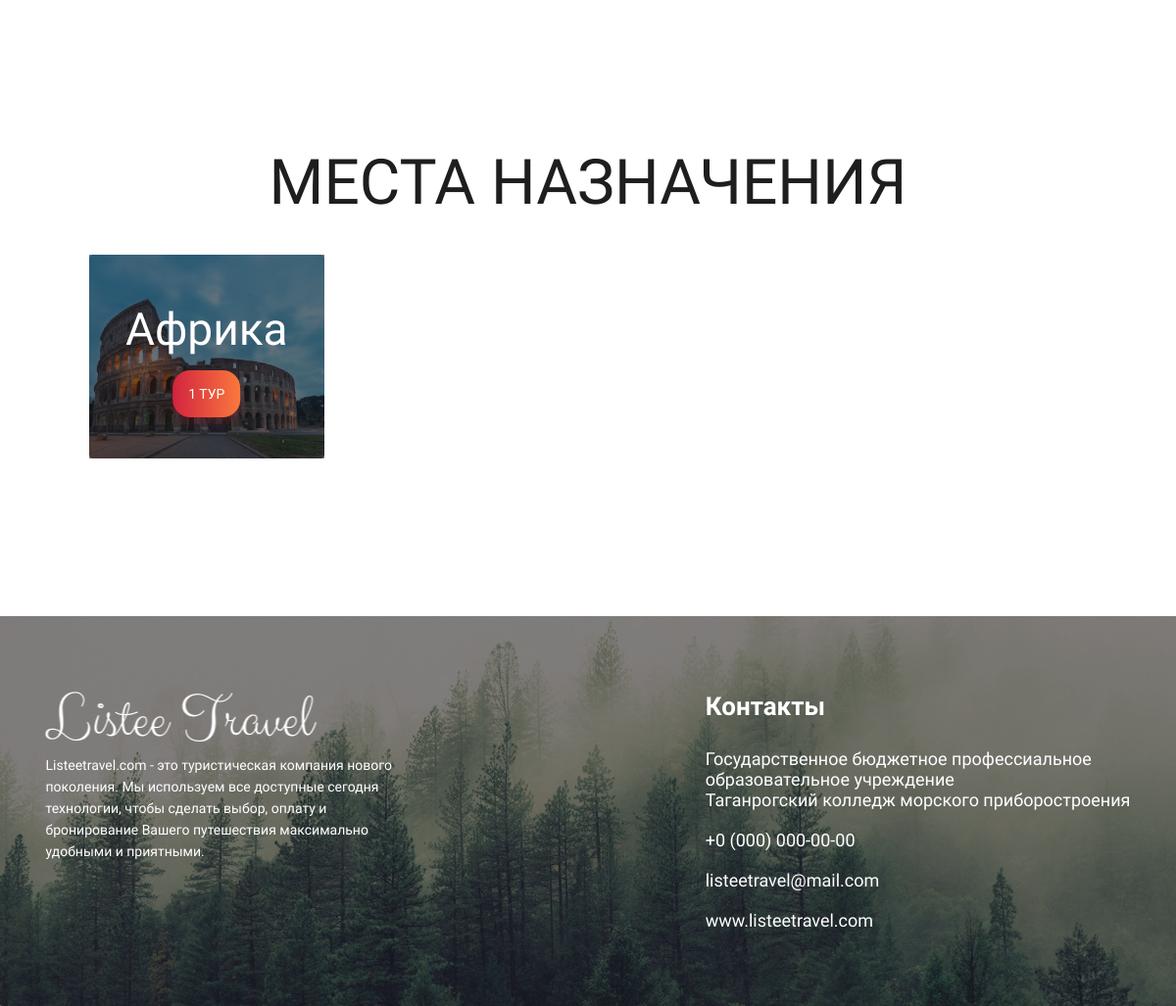
The app's page /view_country/view_all.php (lower part), older data.
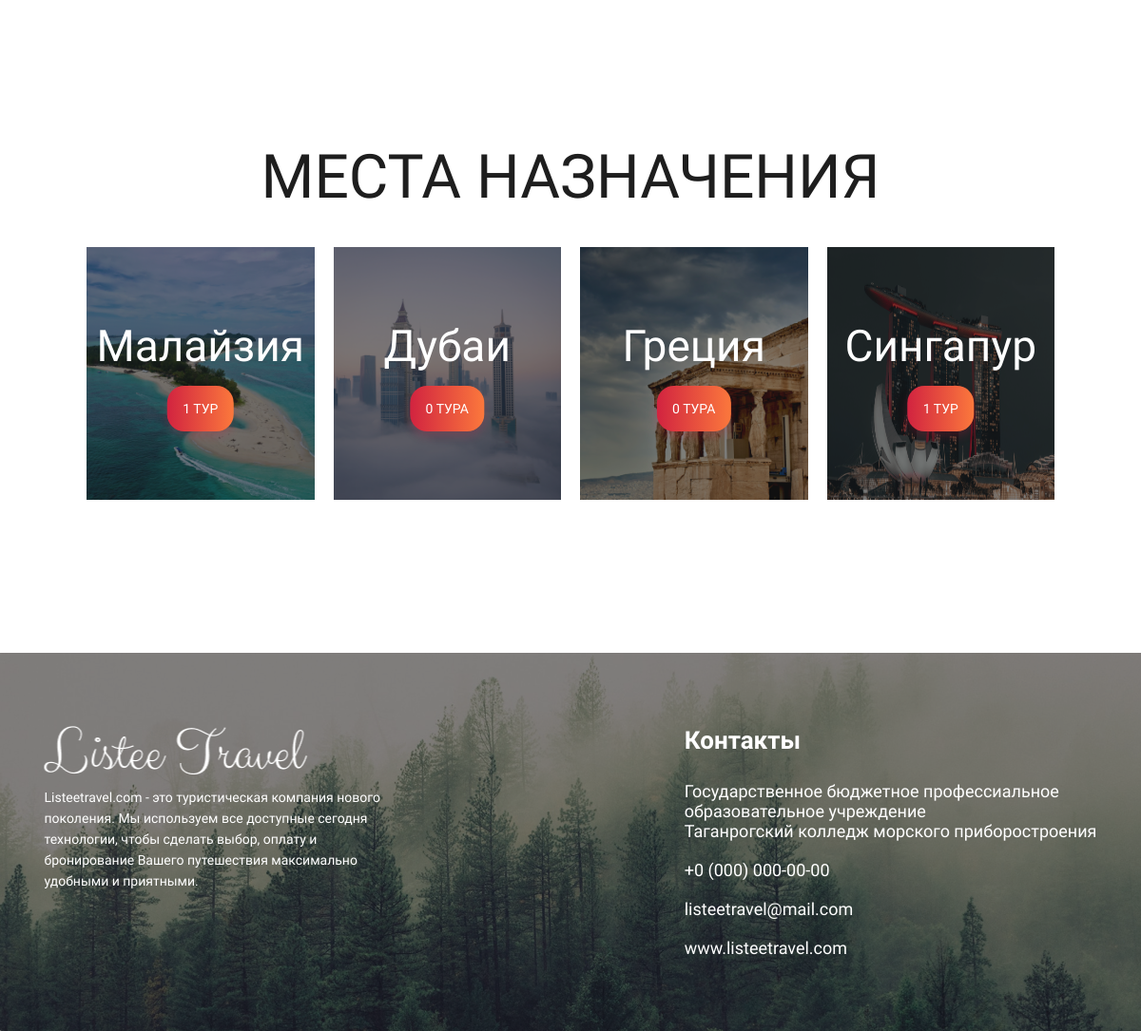
The same page, newer data.
### tables this page shows
CREATE TABLE `country` (
  `id` int(11) NOT NULL,
  `title` varchar(100) NOT NULL,
  `pathimg` varchar(500) NOT NULL
);

### view_country/view_all.php (the view, shortened to what this page needs)
<?php
require_once("../db/db.php");
?>
<!DOCTYPE html>
<html lang="en">
<head>
    <link rel="stylesheet" href="../style/view_all.css">
    <link rel="stylesheet" href="../style/media.css">
</head>
<body>
    <main>
        <div class="container">
            <section class="destination">
                <div class="destination-wrapper">
                    <div class="dw-titleinfo">
                        <p class="dw-title">МЕСТА НАЗНАЧЕНИЯ</p>
                    </div>
                    <div class="dw-main">
                        <div class="dwm-wrapper">
                            <?php
                            $sel_country = mysqli_query($link, "SELECT * FROM `country` ORDER BY `id` ASC");
                            $sel_country = mysqli_fetch_all($sel_country);
                            foreach($sel_country as $sc) {
                                $sc1id = $sc[0];
                                $sel_tour1 = mysqli_query($link, "SELECT COUNT(*) FROM `tours` WHERE `idcountry` = '$sc1id'");
                                $sel_tour1 = mysqli_fetch_array($sel_tour1);
                                if($sel_tour1[0] == 1) {
                                    $tour_title = "Тур";
                                } elseif (($sel_tour1[0] <= 4)) {
                                    $tour_title = "Тура";
                                } elseif($sel_tour1[0] >= 5) {
                                    $tour_title = "Туров";
                                }
                                ?>
                                <div class="dwmw-left">
                                    <img src="<?php print_r("../" . $sc[2]); ?>">
                                    <div class="dwmw-info">
                                        <p><?php echo $sc[1]; ?></p>
                                        <a href="../tour/cart-tour.php?id=<?php echo $sc[0]; ?>"><?php print($sel_tour1[0]); ?> <?php echo $tour_title; ?></a>
                                    </div>
                                </div>
                            <?php } ?>
                        </div>
                    </div>
                </div>
            </section>
        </div>
    </main>
    <footer>
        <div class="footer">
            <div class="footer-wrapper">
                <div class="fw-img">
                </div>
                <div class="fw-info">
                    <div class="fwi-wrapper">
                        <div class="fwiw-left">
                            <img src="../img/logo_white.png">
                            <p>Listeetravel.com - это туристическая компания нового поколения. Мы используем все доступные сегодня технологии, чтобы сделать выбор, оплату и бронирование Вашего путешествия максимально удобными и приятными.</p>
                        </div>
                        <div class="fwiw-right">
                            <p class="fwiwr-title">Контакты</p>
                            <div class="fwiwrt-contacts">
                                <p class="fwiwrtc-address">Государственное бюджетное профессиальное <br> образовательное учреждение <br> Таганрогский колледж морского приборостроения</p>
                                <a href="tel: +0 (000) 000-00-00">+0 (000) 000-00-00</a>
                                <a href="mailto: listeetravel@mail.com">listeetravel@mail.com</a>
                                <a href="../index.php">www.listeetravel.com</a>
                            </div>
                        </div>
                    </div>
                </div>
            </div>
        </div>
    </footer>
</body>
</html>

### style/view_all.css (style rules this page uses)
* { margin: 0; padding: 0; font-family: 'Raleway', sans-serif; }
main { margin-top: 151px; padding: 0 91px; }
.dw-titleinfo { display: flex; justify-content: center; align-items: center; margin-bottom: 36px; gap: 30px; }
.dw-title { font-weight: 200; font-size: 64px; line-height: 75px; text-transform: uppercase; color: #1E1E1E; text-align: center; }
.dwm-wrapper { grid-template-columns: repeat(4, 1fr); grid-gap: 20px; }
.dwmw-left img, .dwmw-right img { width: 100%; height: 100%; }
.dwmw-left { position: relative; }
.dwmw-left::after { content: ""; position: absolute; left: 0; top: 0; width: 100%; height: 100%; background-color: rgba(30, 30, 30, 0.56); }
.dwmw-info { position: absolute; z-index: 8; top: 50%; left: 50%; margin-right: -50%; transform: translate(-50%, -50%); height: 130px; display: flex; flex-direction: column; justify-content: center; align-items: center; }
.dwmw-info p { font-weight: 400; font-size: 46px; line-height: 67px; color: #FFFFFF; margin-bottom: 8px; }
.dwmw-info a { background: linear-gradient(90deg, #CD1A40 -11%, #FF803C 109.5%); box-shadow: 0px 5px 10px rgba(205, 26, 64, 0.22); border-radius: 18px; padding: 16px; font-weight: 400; font-size: 14px; line-height: 16px; text-transform: uppercase; color: #FFFFFF; text-decoration: none; }
footer { margin-top: 161px; }
.footer-wrapper { position: relative; }
.fw-img { background-image: url("../img/footer.png"); background-repeat: no-repeat; background-size: cover; height: 398px; position: relative; }
.fw-info { position: absolute; top: 50%; left: 50%; margin-right: -50%; transform: translate(-50%, -50%); width: calc(100% - 93px); }
.fwi-wrapper { display: flex; }
.fwiw-left { width: 380px; }
.fwiw-left p { margin-top: 8px; font-weight: 300; font-size: 14px; line-height: 22px; color: #FFFFFF; }
.fwiw-right { margin-left: auto; }
.fwiwr-title { margin-bottom: 28px; font-weight: 700; font-size: 26px; line-height: 30px; color: #FFFFFF; }
.fwiwrt-contacts { display: flex; flex-direction: column; gap: 20px; }
.fwiwrtc-address { font-weight: 300; font-size: 18px; line-height: 21px; color: #FFFFFF; }
.fwiwrt-contacts a { font-weight: 300; font-size: 18px; line-height: 21px; color: #FFFFFF; text-decoration: none; }

### style/media.css (style rules this page uses)
@media (min-width: 800px) { .dwm-wrapper { display: grid; } }

Row changes from the older to the newer data that the page shows:
removed country: title "Африка", sel_tour1 "1", tour_title "ТУР"
added country: title "Малайзия", sel_tour1 "1", tour_title "ТУР"
added country: title "Дубаи", sel_tour1 "0", tour_title "ТУРА"
added country: title "Греция", sel_tour1 "0", tour_title "ТУРА"
added country: title "Сингапур", sel_tour1 "1", tour_title "ТУР"
